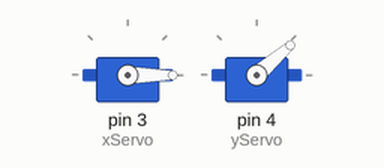
Simulated run of this sketch. Board: Arduino Uno, built with avr-gcc and run on an emulated ATmega328P. Shown: 2 × servo.

Above: at 0.05 s.
At 2.45 s:
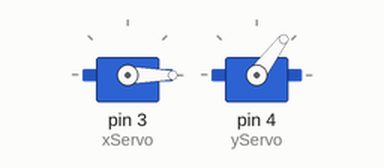
Timing chart, 0 to 9.2 s (numbered marks = the images above):
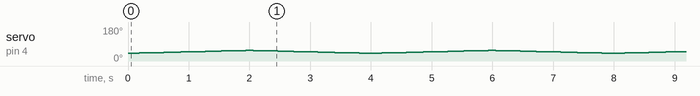

The sketch:

servoTest.ino
```cpp
#include <Servo.h>

float rad2deg = 360/(2*PI);
float xLim = 2.87; //redesign mount to increase this
float xRatio = 0.33; //degrees theta1 per 1 degree theta0
float xZero = 56;
float yLim = 6.40;
float yRatio = 0.87; //degrees theta1 per 1 degree theta0
float yZero = 49;
float x;
float y;
float pos;
float i = 0;

Servo xServo;
Servo yServo;

void setup() {
  // put your setup code here, to run once:
  xServo.attach(3);
  yServo.attach(4);

  xServo.write(pos);
}

void loop() {
  // put your main code here, to run repeatedly:
  for (i = -yLim; i <= yLim; i += 0.1) {
    pos = i/yRatio+yZero;
    yServo.write(pos);
    delay(15);
    Serial.println(i);
  }
  for (i = yLim; i >= -yLim; i -= 0.1) {
    pos = i/yRatio+yZero;
    yServo.write(pos);
    delay(15);
    Serial.println(i);
  }
}
```
